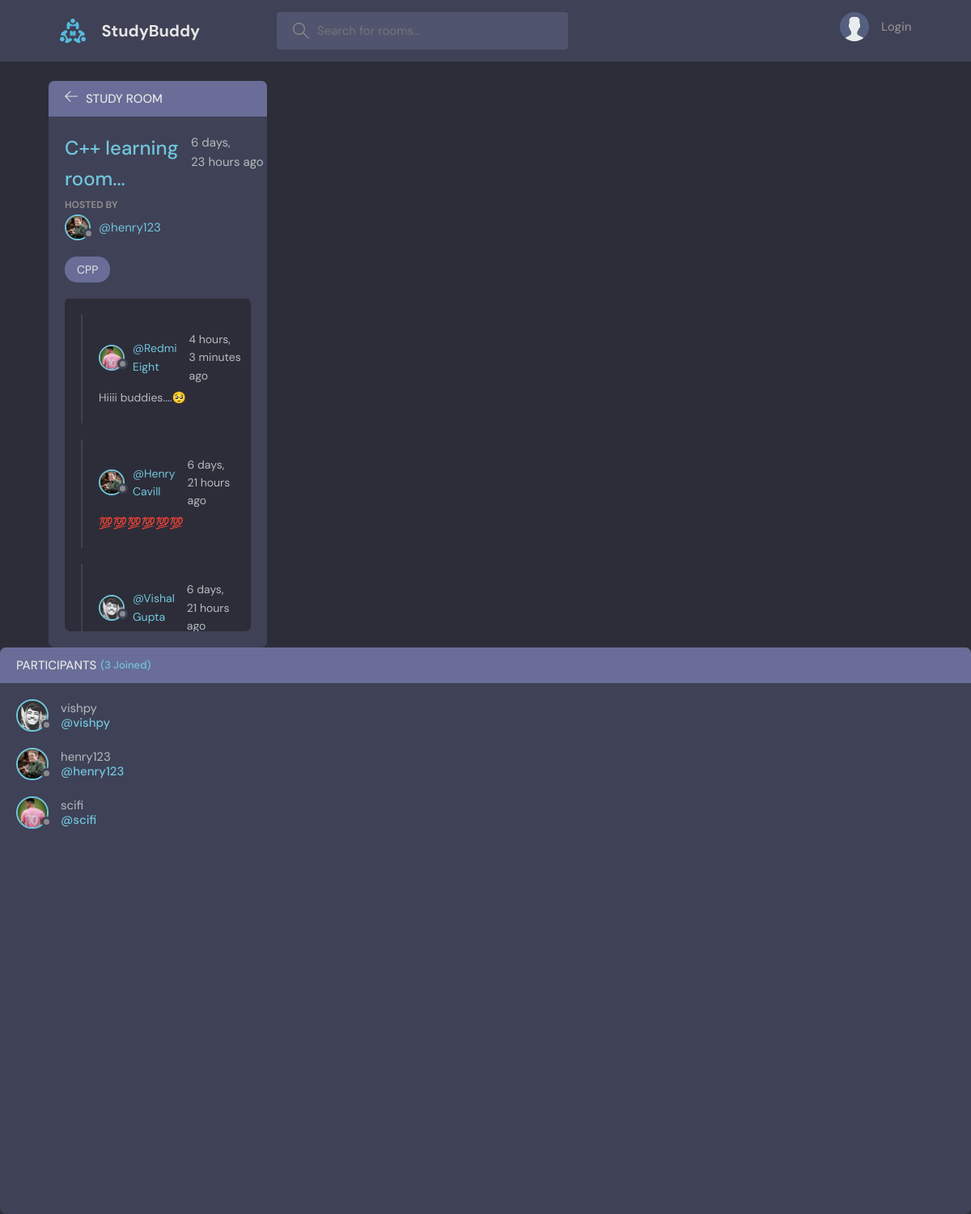
Page /room/2/ on the committed database.
### base/models.py (models this page shows, shortened)
class Room(models.Model):
    host = models.ForeignKey(User, on_delete=models.SET_NULL, null=True)
    topic = models.ForeignKey(Topic, on_delete=models.SET_NULL, null=True)
    name = models.CharField(max_length=200)
    description = models.TextField(null=True, blank=True)
    participants = models.ManyToManyField(User, related_name='participants', blank=True)
    updated = models.DateTimeField(auto_now=True)
    created = models.DateTimeField(auto_now_add=True)
    class Meta:
        ordering = ['-created', '-updated']

class User(AbstractUser):
    name = models.CharField(max_length=200, null=True)
    email = models.EmailField(unique=True, null=True)
    bio = models.TextField(null=True)
    avatar = models.ImageField(null=True, default='avatar.svg')
    USERNAME_FIELD = 'email'
    REQUIRED_FIELDS = []
    def __str__(self):
        return self.name

class Topic(models.Model):
    name = models.CharField(max_length=200)

class Message(models.Model):
    user = models.ForeignKey(User, on_delete=models.CASCADE)
    room = models.ForeignKey(Room, on_delete=models.CASCADE)
    body = models.TextField()
    updated = models.DateTimeField(auto_now=True)
    created = models.DateTimeField(auto_now_add=True)
    class Meta:
        ordering = ['-created', '-updated']

### base/views.py (the view, shortened to what this page needs)
# urls.py: path('room/<str:pk>/', views.room, name="room"),
def room(request, pk):
    room = Room.objects.get(id=pk)
    room_messages = room.message_set.all()
    participants = room.participants.all()
    context = {'room': room, 'room_messages':room_messages, 'participants':participants}
    return render(request, 'base/room.html', context)

### base/templates/base/room.html (shortened to what this page needs)
{% extends 'main.html' %}
{% block content %}
{% load static %}
    <main class="profile-page layout layout--2">
      <div class="container">
        <div class="room">
          <div class="room__top">
            <div class="room__topLeft">
              <a href="{% url 'home' %}">
                <svg version="1.1" xmlns="http://www.w3.org/2000/svg" width="32" height="32" viewBox="0 0 32 32">
                  <title>arrow-left</title>
                  <path
                    d="M13.723 2.286l-13.723 13.714 13.719 13.714 1.616-1.611-10.96-10.96h27.625v-2.286h-27.625l10.965-10.965-1.616-1.607z"
                  ></path>
                </svg>
              </a>
              <h3>Study Room</h3>
            </div>
          </div>
          <div class="room__box scroll">
            <div class="room__header scroll">
              <div class="room__info">
                <h3>{{room.name}}</h3>
                <span>{{room.created|timesince}} ago</span>
              </div>
              <div class="room__hosted">
                <p>Hosted By</p>
                <a href="{% url 'user-profile' room.host.id %}" class="room__author">
                  <div class="avatar avatar--small">
                    <img src="{{room.host.avatar.url}}" />
                  </div>
                  <span>@{{room.host.username}}</span>
                </a>
              </div>
              <span class="room__topics">{{room.topic.name}}</span>
            </div>
            <div class="room__conversation">
              <div class="threads scroll">
                {% for message in room_messages %}
                <div class="thread">
                  <div class="thread__top">
                    <div class="thread__author">
                      <a href="{% url 'user-profile' message.user.id %}" class="thread__authorInfo">
                        <div class="avatar avatar--small">
                          <img src="{{message.user.avatar.url}}" />
                        </div>
                        <span>@{{message.user}}</span>
                      </a>
                      <span class="thread__date">{{message.created|timesince}} ago</span>
                    </div>
                  </div>
                  <div class="thread__details">
                    {{message.body}}
                  </div>
                </div>
                {% endfor %}
              </div>
            </div>
          </div>
          </div>
        </div>
        <div class="participants">
          <h3 class="participants__top">Participants <span>({{participants.count}} Joined)</span></h3>
          <div class="participants__list scroll">
            {% for user in participants %}
            <a href="{% url 'user-profile' user.id %}" class="participant">
              <div class="avatar avatar--medium">
                <img src="{{user.avatar.url}}" />
              </div>
              <p>
                {{user.username}}
                <span>@{{user.username}}</span>
              </p>
            </a>
            {% endfor %}
          </div>
        </div>
    </main>
{% endblock %}

### rows in the picture
Room: name "C++ learning room...", created "6 days, 23 hours", host.avatar (picture), host.username "henry123", topic.name "CPP"
Message: user.avatar (picture), user "Redmi Eight", created "4 hours, 3 minutes", body "Hiiii buddies....🥺"
Message: user.avatar (picture), user "Henry Cavill", created "6 days, 21 hours", body "💯💯💯💯💯💯"
Message: user.avatar (picture), user "Vishal Gupta", created "6 days, 21 hours"
User: avatar (picture), username "vishpy"
User: avatar (picture), username "henry123"
User: avatar (picture), username "scifi"

### other values in the picture
{{ participants.count }} "3"
